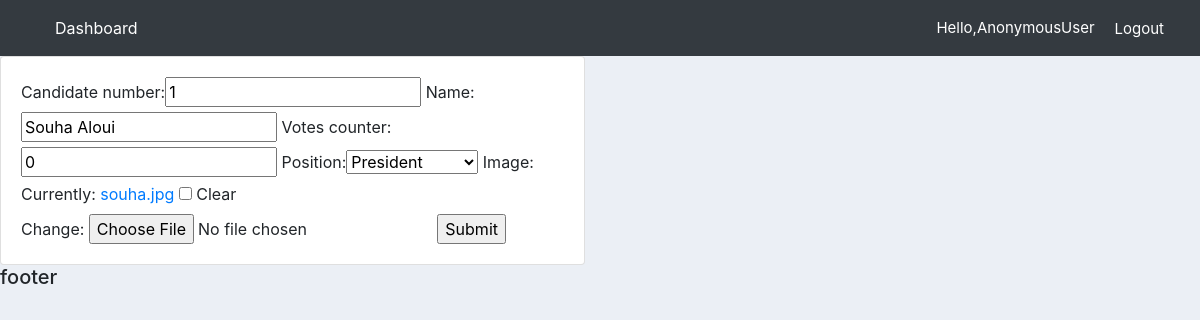
Screenshot of /update_candidate/5 with the database file from the repository.
### vote/models.py (models this page shows, shortened)
class Candidate(models.Model):
    candidate_number = models.IntegerField(null=True)
    name = models.CharField(max_length=64)
    votes_counter = models.IntegerField(default=0)
    position = models.ForeignKey(Position, null=True, on_delete= models.SET_NULL)
    image = models.ImageField(null=True, blank=True)

### vote/views.py (the view)
# urls.py: path("update_candidate/<str:pk>", views.update_Candidate, name = "update_candidate"),
def update_Candidate(request,pk):
    candidate = Candidate.objects.get(id=pk)
    form = CandidateForm(instance=candidate)
    if request.method == "POST":
        form = CandidateForm(request.POST,instance=candidate)
        if form.is_valid():
            form.save()
            return redirect('/candidates_list')
    context = {'form':form}
    return render(request, "home/candidate_form.html", context)

### vote/forms.py
class CandidateForm(ModelForm):
    class Meta:
        model = Candidate
        fields = '__all__'

### vote/models.py (called while the page is built)
    def __str__(self):
        return f"{self.position_name}"

### vote/templates/home/candidate_form.html (shortened to what this page needs)
{% extends 'home/index.html' %}
{% load static %}
{% block content %}
<div class="row">
	<div class="col-md-6">
		<div class="card card-body">
            <form action="" method="POST">
                 {{form}}
            <input type="submit" name="Submit">
            </form>
        </div>
    </div>
</div>
{% endblock %}

### vote/templates/home/index.html (style rules this page uses)
body { background-color: #ebeff5; }

### rows the page displays
Candidate: candidate_number "1", name "Souha Aloui", votes_counter "0", position "President"

### other values shown
{{ request.user }} "AnonymousUser"
